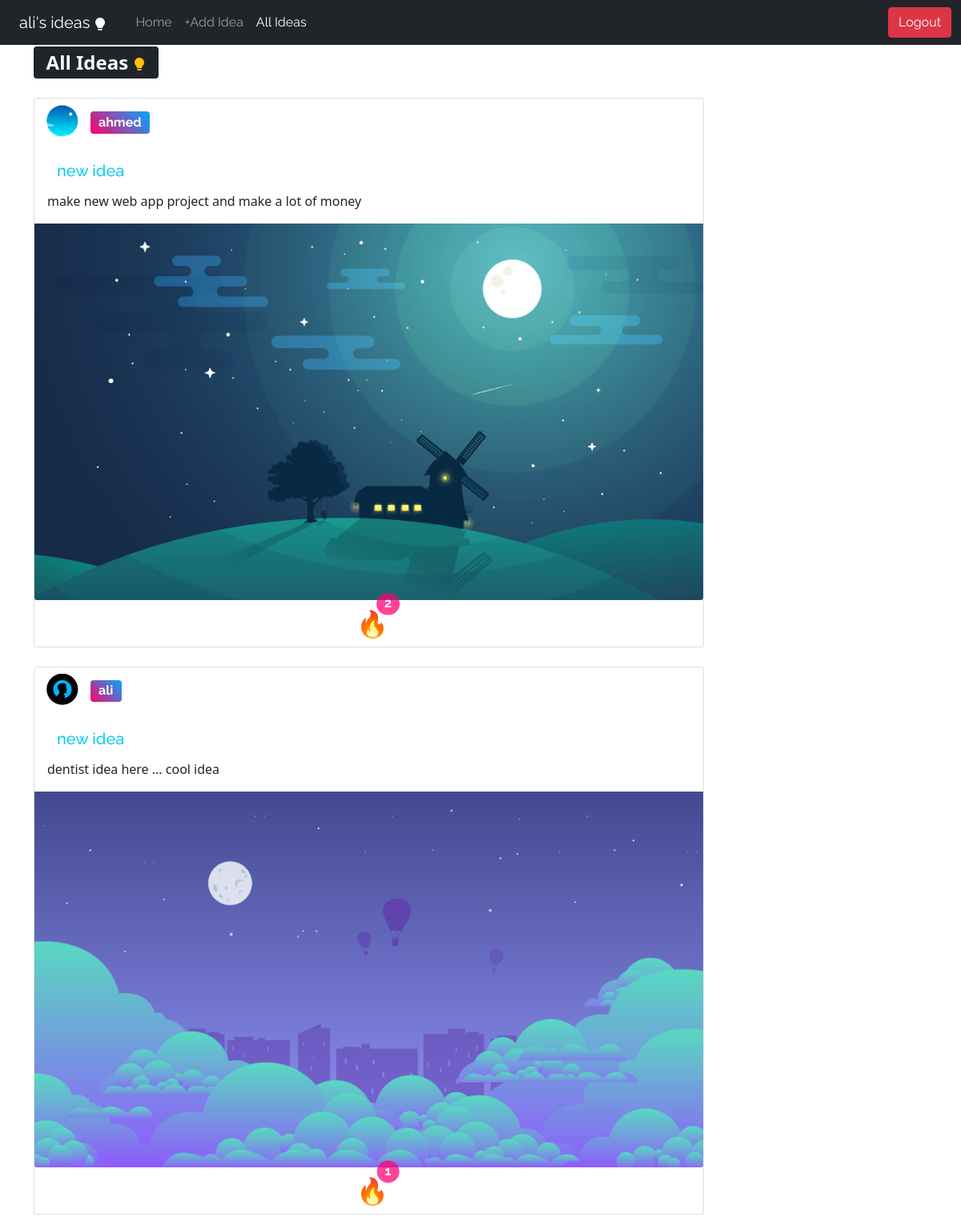
Screenshot of /all_ideas (signed in) with the database file from the repository.
### tables this page shows
CREATE TABLE users(
        username varchar(30) not null,
        email varchar(30) not null,
        pwd varchar(60) not null,
        title varchar(30) not null,
        bio text not null,
        img varchar(60)
    );

CREATE TABLE posts(
        user_id integer not null,
        title varchar(30) not null,
        content text not null,
        image varchar(60) not null
    , likes_number INT NOT NULL DEFAULT 0);

### run.py (the view)
@app.route("/all_ideas")
def all_ideas():
    if session.get("user"):
        id_ = session.get("user")[0]
        posts =posts_db.get_all()
        return render_template("all_ideas.html", username=session.get("user")[1].capitalize(), posts=posts, title=session.get("user")[2].capitalize(), bio=session.get("user")[3], img=session.get("user")[4])
    return render_template("login.html")

### posts_db.py (called while the page is built)
def get_all():
    conn = sqlite3.connect("data.db")
    cur = conn.cursor()
    cur.execute("select users.rowid,users.username,users.img,posts.rowid,posts.title,posts.content,posts.image,posts.likes_number from users join posts on users.rowid = posts.user_id order by likes_number desc")
    conn.commit()
    data = cur.fetchall()
    conn.close()
    return data

### templates/all_ideas.html (shortened to what this page needs)
{%extends 'base.html'%}
{%block content%}
<div class="container">
    {%if posts%}
    <h2><span class="badge bg-dark">All Ideas
        </span></h2>
    <div class="my-2 ">
        {%for post in posts%}
        <div class="card  w-75 mt-4">
            <a href="" >
            <div class="container-fluid ">
                <div class="row pb-1">
                    <div class="col-1 m-0 p-0 ">
                        <img style="clip-path: circle();" src="{{url_for('static',filename=post[2])}}"
                            class="img-fluid rounded-start mt-2" alt="...">
                    </div>
                    <div class="col m-0 p-0 ">
                        <h5 style="background: linear-gradient(45deg, rgb(255, 0, 106), rgb(0, 170, 255));" class="font-1 fs-6 card-title badge mt-3 ">{{post[1]}}</h5>
                    </div>
                </div>
            </div>
            </a>
            <div class="card-body">
                <a class="btn btn-outline-info border-0" href="{{url_for('idea',post_id=post[3])}}">
                    <h5 class="card-title font-1">{{post[4]}}</h5>
                </a>
                <p class="card-text">{{post[5]}}</p>
            </div>
            <img src="{{url_for('static',filename=post[6])}}" class="card-img-bottom" alt="...">
            <div class="container text-center m-1">
                <form action="{{url_for('add_like',post_id=post[3])}}" method="POST">
                    <button type="submit" class="btn p-0 fs-2 position-relative">
                        🔥
                        <span style="background-color: rgba(255, 0, 115, 0.734);"
                            class="position-absolute font-1 top-0 start-75 translate-middle badge rounded-pill fs-6">
                            {{post[7]}}
                        </span>
                    </button>
                </form>
            </div>
        </div>
        {%endfor%}
    </div>
    {%else%}
    <h2 class="font-1">there is no Ideas yet!</h2>
    {%endif%}
</div>
{%endblock%}

### templates/base.html (shortened to what this page needs)
<!DOCTYPE html>
<html lang="en">
<head>
    <link href="https://cdn.jsdelivr.net/npm/bootstrap@5.1.1/dist/css/bootstrap.min.css" rel="stylesheet"
>
    <link rel="stylesheet" href="{{url_for('static',filename='css/style.css')}}">
</head>
<body>
<nav class="navbar navbar-expand-lg navbar-dark bg-dark">
    <div class="container-fluid">
        {%if session['user']%}
        <a id="the_brand" class="font-1 navbar-brand btn btn-outline-warning border-0" href="{{url_for('ideas')}}">{{session['user'][1]}}'s ideas
        </a>
        {%endif%}
        <div class="collapse navbar-collapse" id="navbarSupportedContent">
            <ul class="navbar-nav me-auto mb-2 mb-lg-0">
                <li class="nav-item">
                    {%if session['user']%}
                    <li class="nav-item">
                    <a class="nav-link  font-1" aria-current="page"  href="{{url_for('profile')}}" id="home2">Home</a>
                    </li>
                    <li class="nav-item">
                    <a class="nav-link  font-1" id="add_idea" aria-current="page" href="{{url_for('post')}}">+Add Idea</a>
                    </li>
                    <li class="nav-item">
                        <a class="nav-link  font-1" id="all_ideas" aria-current="page" href="{{url_for('all_ideas')}}">All Ideas</a>
                    </li>
                    {%else%}
                    <li class="nav-item">
                        <a class="nav-link  font-1" aria-current="page" href="{{url_for('home')}}">
                        Home
                    </a>
                    </li>
                    {%endif%}
                </li>
            </ul>
            <form class="d-flex">
                {%if session['user']%}
                <a class="btn btn-danger font-1" aria-current="page" href="{{url_for('logout')}}">Logout</a>
                {%else%}
                <a class="btn btn-info mx-2 font-1" aria-current="page" href="{{url_for('login')}}">Login</a>
                <a class="btn btn-outline-info mx-2 font-1" aria-current="page" href="{{url_for('signup')}}">Sign up</a>
                {%endif%}
            </form>
        </div>
    </div>
</nav>
    {%block content%}{%endblock%}
</body>
</html>

### static/css/style.css (style rules this page uses)
.font-1 { font-family: 'Raleway', sans-serif; }

### rows the page displays
users: username "ali"
posts: img (picture), username "ahmed", title "new idea", content "make new web app project and make a lot of money", image (picture), likes_number "2"
posts: img (picture), username "ali", title "new idea", content "dentist idea here ... cool idea", image (picture), likes_number "1"
